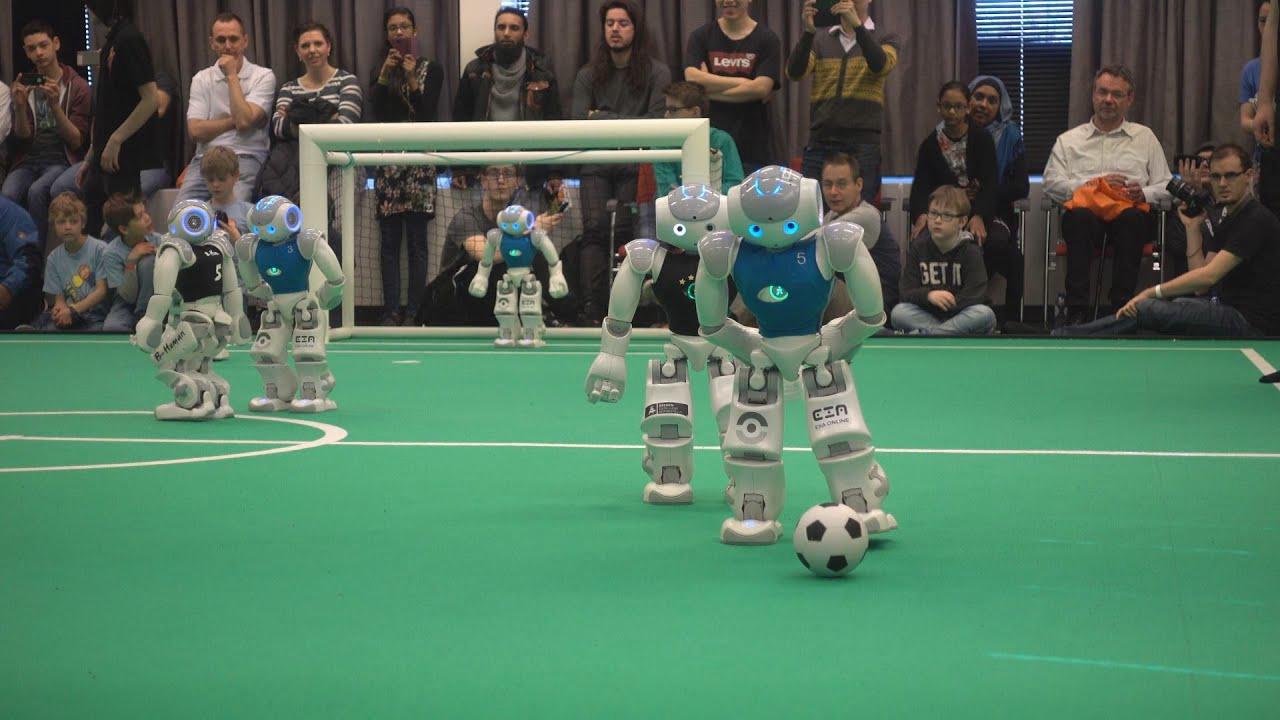
//> input picture 01-helloOpenCV/image.png, 1280 x 720 px
$ ./main image.png   (built with g++ and OpenCV 4)
//> lines starting //> are read from the running program, lines starting //| are printed output that depends on the picture
#include "opencv2/opencv.hpp"
#include "opencv2/imgproc/imgproc.hpp"
#include "opencv2/highgui/highgui.hpp"
#include "opencv2/core/core.hpp"
#include <iostream>

using namespace std;
using namespace cv;

int main(int argc, char **argv)
{

    // le a imagem recebida por parametro
    Mat img_original = imread(argv[1]);
//> img_original is the input picture: 720 rows x 1280 cols, CV_8UC3; mean B, G, R 94.1, 117.7, 81.3
    // faz uma copia da imagem para edita-la
    Mat img_editada = img_original.clone();
    // redimensiona a imagem para 800x600
    cv::resize(img_editada, img_editada, Size(800, 600));
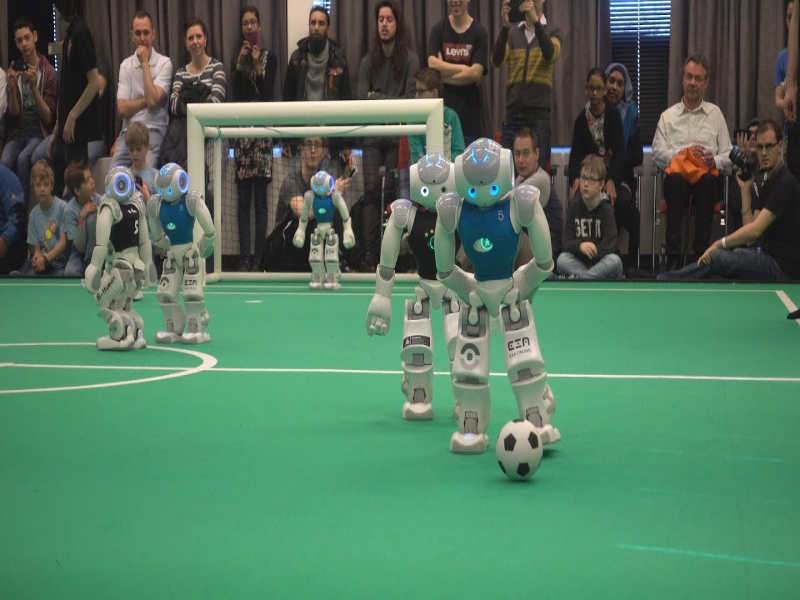
//> img_editada: 600 rows x 800 cols, CV_8UC3; mean B, G, R 94.1, 117.7, 81.3
    // verifica se a imagem esta vazia, ou seja, nao conseguiu abri-la
    if (img_original.empty()){
	cout << "eh necessario passar uma imagem como argumento para o programa" << endl <<
	    "./hello image.png" << endl;
	    return -1;
    }
    // [13 lines of commented-out code are left out]
    circle(img_editada, Point(200, 400), 60, Scalar(0, 0, 255), CV_FILLED);
    /// como desenhar um retangulo?
    rectangle(img_editada, Point(300, 300), Point(400, 500), Scalar(255, 0, 0), 5);
    // como escrever um texto (o 2 eh o tamanho (escala) da fonte, o 3 a grossura da linha)
    putText(img_editada, "Hello OpenCV!", Point(100 ,100), FONT_HERSHEY_SIMPLEX, 2, Scalar(0,50,240), 3);
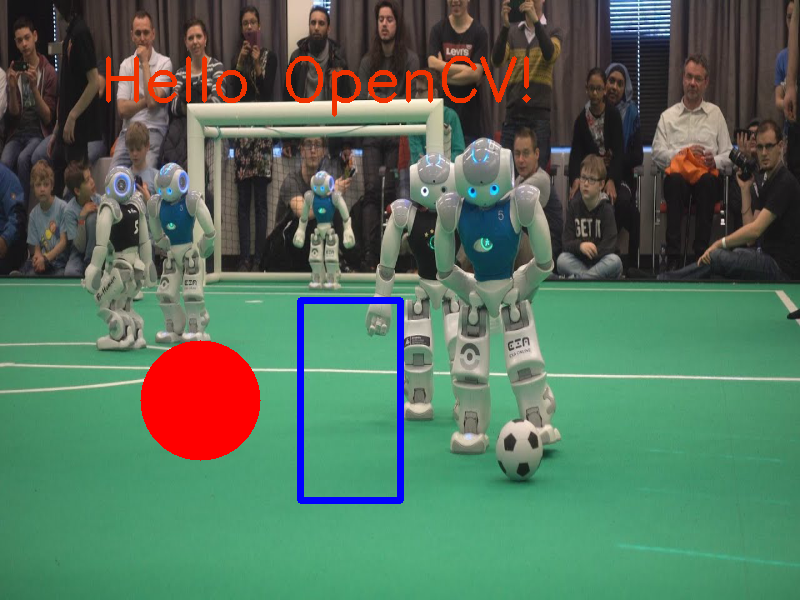
//> img_editada: 600 rows x 800 cols, CV_8UC3; mean B, G, R 91.6, 112, 86

    /// mostra duas janelas, uma com a imagem original, outra com a imagem editada. A janela com a imagem original vai ficar embaixo da com a imagem modificada!
    imshow("imagem original", img_original);
    imshow("imagem rabiscada", img_editada);
    // espera o usuario apertar alguma tecla do teclado
    waitKey();
    return 0;
}
